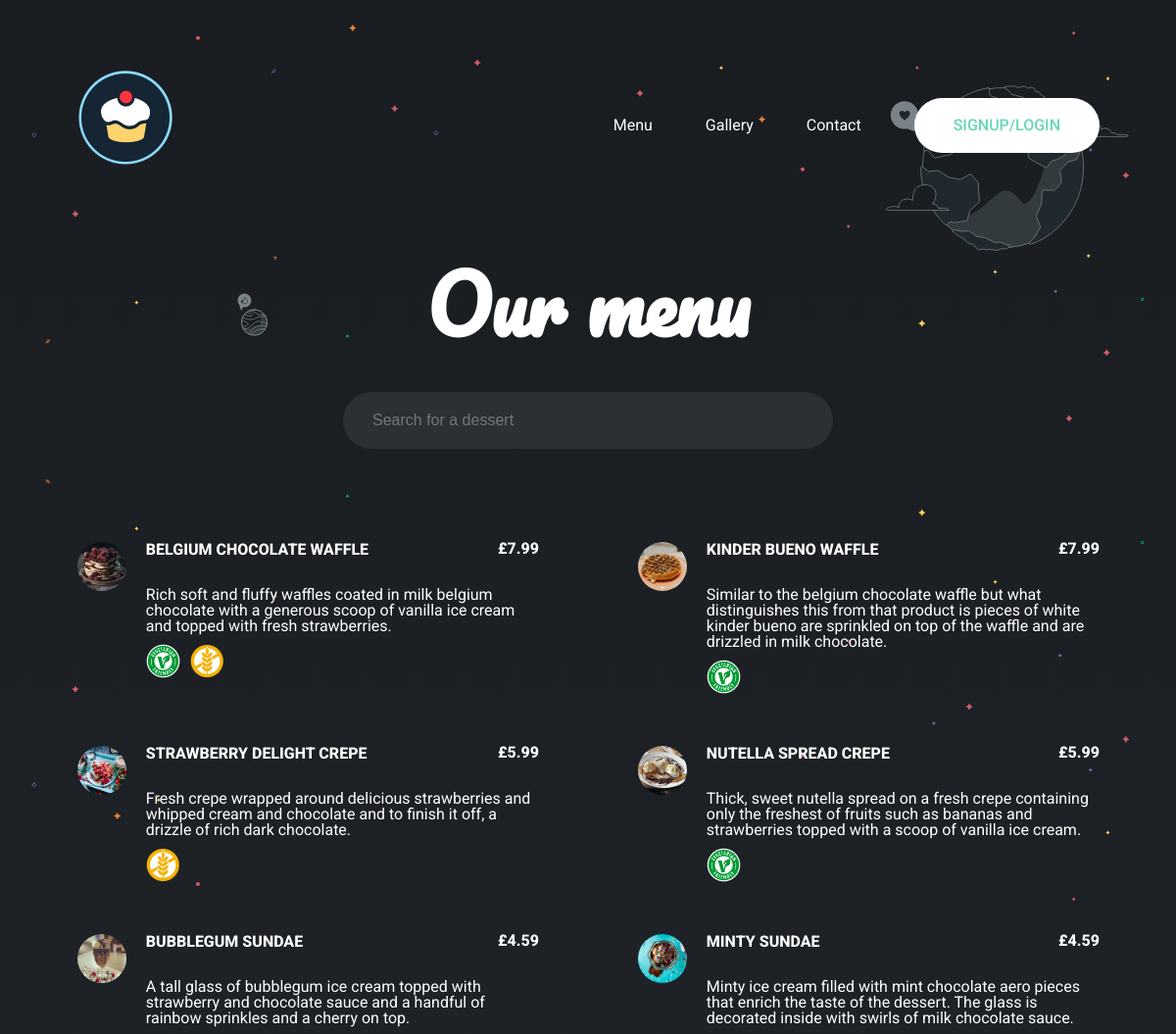
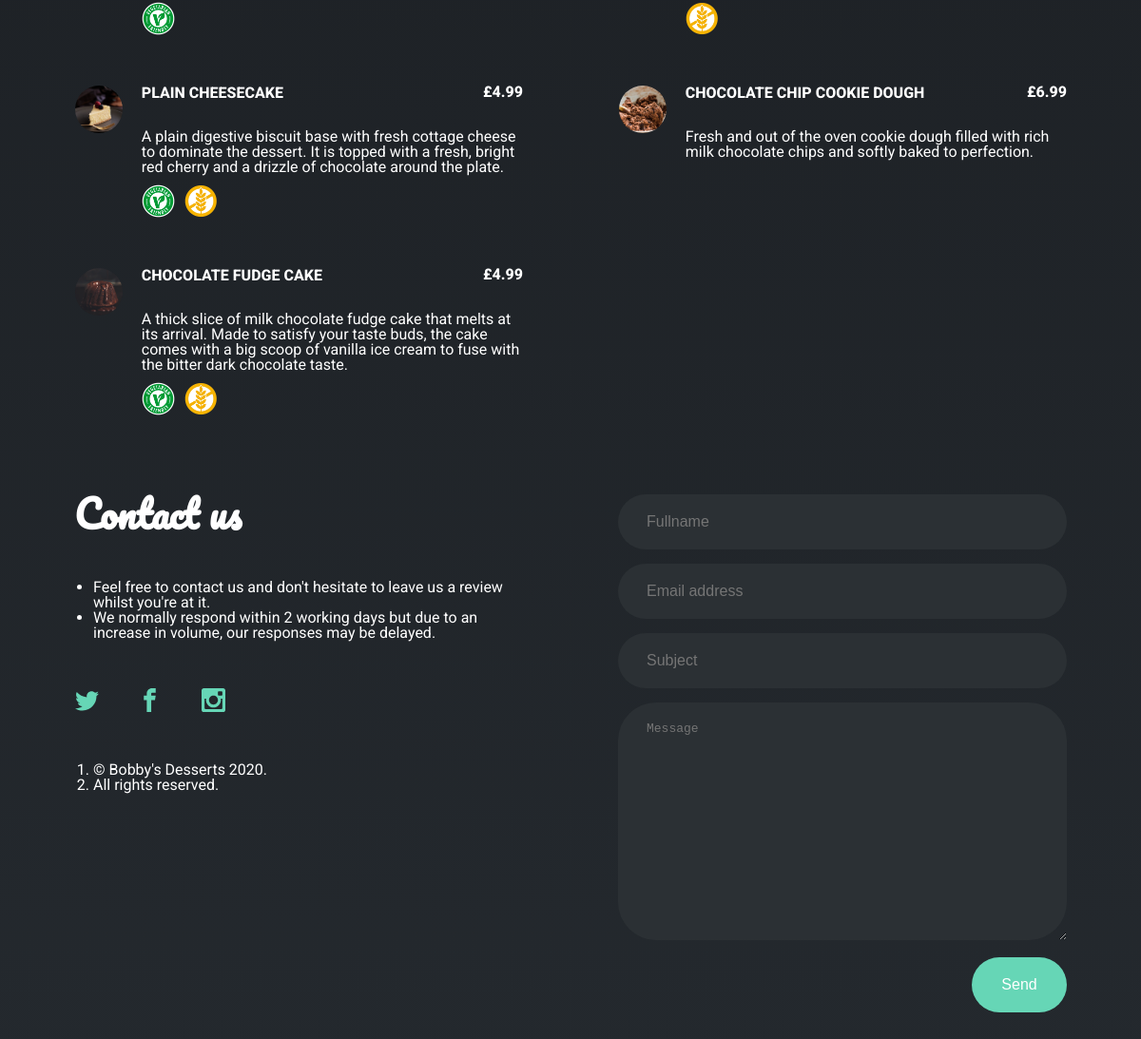
Page /menu.php on the committed database (2 pictures, top to bottom).
### tables this page shows
CREATE TABLE `products` (
  `product_id` int(11) NOT NULL,
  `product_name` tinytext NOT NULL,
  `product_price` double NOT NULL,
  `product_description` longtext NOT NULL,
  `special` int(1) NOT NULL DEFAULT '0',
  `vegetarian` int(1) NOT NULL DEFAULT '0',
  `gluten_free` int(1) NOT NULL DEFAULT '0',
  `image_directory` longtext NOT NULL
);

### menu.php (the view, shortened to what this page needs)
<?php require 'includes/dbh.inc.php'; ?>
<!DOCTYPE html>
<html lang="en">
<head>
    <link rel="stylesheet" href="assets/css/main.css">
</head>
<body>
    <header>
        <div class="container">
            <?php require "header.php"?>
            <div class="hero">
                <h1 class="title">Our menu</h1>
            </div>
            <input type="text" id="searchbar" name="searchbar" placeholder="Search for a dessert">
        </div>
    </header>
    <section id="menu">
        <div class="container">
            <div class="product-grid grid">
                <?php
                    $sql = "SELECT * FROM products";
                    $records = mysqli_query($conn, $sql);
                ?>
                <?php
                    while ($row = mysqli_fetch_array($records)) {
                        echo "<div class='product-item item'>
                            <div class='product-name hidden'>".$row['product_name']."</div>
                            <div class='product-info'>
                            <div class='product-name'>".$row['product_name']."</div>
                            <div class='product-image'><img src='".$row['image_directory']."' alt=''></div>
                            <div class='product-price'>£".$row['product_price']."</div>
                            <p>".$row['product_description']."</p>"?>
                        <?php
                            if ($row['vegetarian'] == 1) {
                            echo "<img src='assets/img/vegetarian.png' alt='' class='allergy-image'></img>";
                            }
                            if ($row['gluten_free'] == 1) {
                            echo "<img src='assets/img/gluten_free.png' alt='' class='allergy-image'></img>";
                            }?>
                        <?php echo"</div>
                        </div>";
                    }
                ?>
            </div>
        </div>
    </section>
    <?php require "footer.php"?>
</body>
</html>

### header.php (shortened to what this page needs)
<a href="index.php" class="logo"><img src="assets/img/logo.png" alt=""></a>
<nav>
    <?php
        if (isset($_SESSION['session_user_id'])) {
            if ($_SESSION['session_user_level'] == 1) {
                echo '
                <ul class="main-nav">
                    <a href="menu.php">Menu</a>
                    <a href="index.php#gallery" class="gallery">Gallery</a>
                    <a href="#contact" class="contact">Contact</a>
                    <a href="users.php">Users</a>'?>
                    <?php echo '<a href="admin.php">Admin panel</a>';?>
                    <?php echo '<a>Logged in as: '.$_SESSION['session_username'].'</a>';?>
                    <?php echo '<a href="includes/logout.inc.php"><button type="submit" name="logout-submit" class="logout btn">Logout</button></a>
                </ul>
                ';
            } else {
                echo '
                <ul class="main-nav">
                    <a href="menu.php">Menu</a>
                    <a href="index.php#gallery" class="gallery">Gallery</a>
                    <a href="#contact" class="contact">Contact</a>
                    <a href="users.php">Users</a>'?>
                    <?php echo '<a>Logged in as: '.$_SESSION['session_username'].'</a>';?>
                    <?php echo '<a href="includes/logout.inc.php"><button type="submit" name="logout-submit" class="logout btn">Logout</button></a>
                </ul>
                ';
            }
        } else {
            echo '
            <ul class="main-nav">
                <a href="menu.php">Menu</a>
                <a href="index.php#gallery" class="gallery">Gallery</a>
                <a href="#contact" class="contact">Contact</a>
                <a href="signup-login.php" class="signup-login btn">SIGNUP/LOGIN</a>
            </ul>
            ';
        }
    ?>
</nav>

### footer.php (shortened to what this page needs)
<footer id="contact">
    <div class="container">
        <div class="contact-grid grid">
            <div class="contact-info">
                <h1>Contact us</h1>
                <ul>
                    <li>Feel free to contact us and don't hesitate to leave us a review whilst you're at it.</li>
                    <li>We normally respond within 2 working days but due to an increase in volume, our responses may be delayed.</li>
                </ul>
                <div class="social-icons">
                    <a href="" class="icon-twitter">
                        <!DOCTYPE svg PUBLIC "-//W3C//DTD SVG 1.1//EN" "http://www.w3.org/Graphics/SVG/1.1/DTD/svg11.dtd">
                    </a>
                    <a href="" class="icon-facebook">
                        <!DOCTYPE svg PUBLIC "-//W3C//DTD SVG 1.1//EN" "http://www.w3.org/Graphics/SVG/1.1/DTD/svg11.dtd">
                        <svg version="1.1" xmlns="http://www.w3.org/2000/svg" xmlns:xlink="http://www.w3.org/1999/xlink" width="16" height="16" viewBox="0 0 16 16">
                        <path d="M9.5 3h2.5v-3h-2.5c-1.93 0-3.5 1.57-3.5 3.5v1.5h-2v3h2v8h3v-8h2.5l0.5-3h-3v-1.5c0-0.271 0.229-0.5 0.5-0.5z"></path>
                        </svg>
                    </a>
                    <a href="" class="icon-instagram">
                        <!DOCTYPE svg PUBLIC "-//W3C//DTD SVG 1.1//EN" "http://www.w3.org/Graphics/SVG/1.1/DTD/svg11.dtd">
                    </a>
                </div>
                <ol>
                    <li>© Bobby's Desserts 2020.</li>
                    <li>All rights reserved.</li>
                </ol>
            </div>
            <form action="includes/form.inc.php" method="post">
                <input type="text" name="fullname" placeholder="Fullname">
                <input type="text" name="email_address" placeholder="Email address">
                <input type="text" name="subject" placeholder="Subject">
                <textarea type="text" name="message" placeholder="Message"></textarea>
                <input type="submit" class="submit send" name="send" value="Send">
            </form>
        </div>
    </div>
</footer>

### assets/css/main.css (style rules this page uses)
* { box-sizing: border-box; margin: 0; padding: 0; border: 0; outline: 0; font-size: 100%; vertical-align: baseline; background: transparent; }
*:before, *:after { box-sizing: inherit; }
body { color: white; font-weight: 400; font-family: 'Roboto', sans-serif; background-color: #24292e; background-image: url('../img/bg.svg'), linear-gradient(#191c20, #24292e 100%); background-size: contain; background-position: top; background-attachment: fixed; background-repeat: no-repeat; -webkit-font-smoothing: antialiased; -webkit-text-size-adjust: 100%; line-height: 1; }
.container { width: 87%; max-width: 1100px; margin: 0 auto; }
section, header, footer { margin: 70px 0; }
.grid { display: grid; grid-template-columns: 1fr 1fr; grid-column-gap: 100px; grid-row-gap: 50px; margin-top: 80px; }
.product-info { float: right; width: 85%; position: relative; }
.product-name { font-weight: 800; margin-bottom: 30px; text-transform: uppercase; }
.product-image { position: absolute; top: 0; left: -70px; }
.product-image img { border-radius: 999px; width: 50px; height: 50px; }
.product-price { float: right; font-weight: 800; margin-top: -47px; }
.allergy-image { margin: 10px 10px 0 0; width: 35px; height: 35px; }
input, textarea { background: #2B3034; margin-bottom: 15px; border-radius: 999px; padding: 20px 30px; font-weight: 300; width: 100%; color: white; }
.submit { width: 120px; background: #66D6B6; color: white; cursor: pointer; text-align: center; }
.btn { display: inline-block; padding: 20px 40px; border-radius: 999px; font-weight: 500; cursor: pointer; transition: .3s ease-in-out; }
a { color: black; text-decoration: none; outline: 0; }
h1 { margin: 0; font-family: 'Pacifico', cursive; font-size: 80px; color: white; text-align: center; }
p { font-size: 16px; }
header { text-align: center; width: 100%; }
header a { color: white; margin-left: 50px; font-weight: 400; transition: .3s ease-in-out; }
nav { float: right; margin-top: 30px; }
.logo { cursor: pointer; float: left; margin: 0; }
.logo img { width: 100px; height: 100px; }
.signup-login, .logout { color:#66D6B6; background: white; }
.hero { z-index: -1; position: relative; padding-top: 200px; text-align: center; max-width: 700px; margin: 0 auto; }
.contact-grid { grid-gap: 100px; }
.contact-grid h1 { font-size: 40px; text-align: left; }
footer ul { margin: 50px 0 0 20px; }
footer ol { margin-left: 20px; }
.social-icons { max-width: 200px; margin: 50px 0 50px -20px; display: flex; justify-content: space-around; }
.social-icons svg { height: 25px; width: 25px; transition: 0.3s ease-in-out; }
textarea { height: 250px; border-radius: 40px; }
.send { width: 100px; float: right; }
#searchbar { margin-top: 50px; background: #2B3034; border-radius: 999px; padding: 20px 30px; font-weight: 300; width: 500px; }

### rows in the picture
products: product_name "BELGIUM CHOCOLATE WAFFLE", image_directory (picture), product_price "7.99", product_description "Rich soft and fluffy waffles coated in milk belgium chocolate with a generous scoop of vanilla ice cream and topped with fresh strawberries.", vegetarian 1 (drawn), gluten_free 1 (drawn)
products: product_name "KINDER BUENO WAFFLE", image_directory (picture), product_price "7.99", product_description "Similar to the belgium chocolate waffle but what distinguishes this from that product is pieces of white kinder bueno are sprinkled on top of the waffle and are drizzled in milk chocolate.", vegetarian 1 (drawn)
products: product_name "STRAWBERRY DELIGHT CREPE", image_directory (picture), product_price "5.99", product_description "Fresh crepe wrapped around delicious strawberries and whipped cream and chocolate and to finish it off, a drizzle of rich dark chocolate.", gluten_free 1 (drawn)
products: product_name "NUTELLA SPREAD CREPE", image_directory (picture), product_price "5.99", product_description "Thick, sweet nutella spread on a fresh crepe containing only the freshest of fruits such as bananas and strawberries topped with a scoop of vanilla ice cream.", vegetarian 1 (drawn)
products: product_name "BUBBLEGUM SUNDAE", image_directory (picture), product_price "4.59", product_description "A tall glass of bubblegum ice cream topped with strawberry and chocolate sauce and a handful of rainbow sprinkles and a cherry on top.", vegetarian 1 (drawn)
products: product_name "MINTY SUNDAE", image_directory (picture), product_price "4.59", product_description "Minty ice cream filled with mint chocolate aero pieces that enrich the taste of the dessert. The glass is decorated inside with swirls of milk chocolate sauce.", gluten_free 1 (drawn)
products: product_name "PLAIN CHEESECAKE", image_directory (picture), product_price "4.99", product_description "A plain digestive biscuit base with fresh cottage cheese to dominate the dessert. It is topped with a fresh, bright red cherry and a drizzle of chocolate around the plate.", vegetarian 1 (drawn), gluten_free 1 (drawn)
products: product_name "CHOCOLATE CHIP COOKIE DOUGH", image_directory (picture), product_price "6.99", product_description "Fresh and out of the oven cookie dough filled with rich milk chocolate chips and softly baked to perfection."
products: product_name "CHOCOLATE FUDGE CAKE", image_directory (picture), product_price "4.99", product_description "A thick slice of milk chocolate fudge cake that melts at its arrival. Made to satisfy your taste buds, the cake comes with a big scoop of vanilla ice cream to fuse with the bitter dark chocolate taste.", vegetarian 1 (drawn), gluten_free 1 (drawn)
